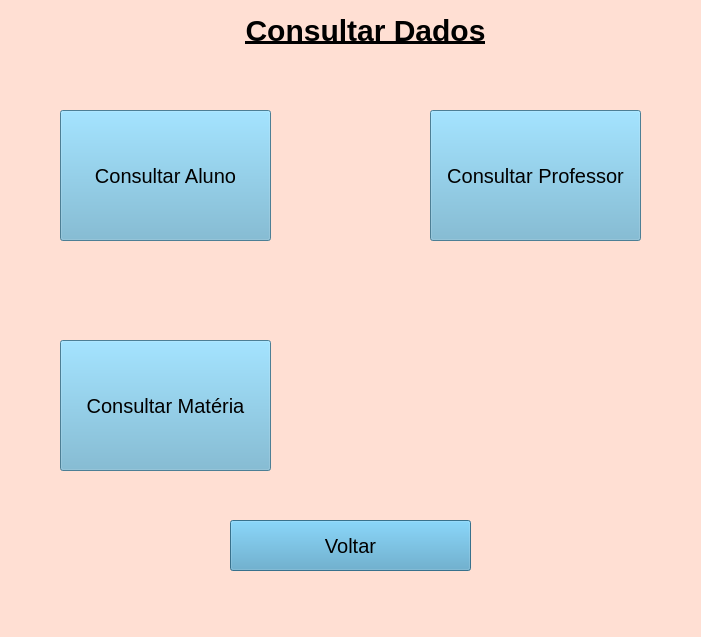
<?xml version="1.0" encoding="UTF-8"?>
<ui version="4.0">
 <class>MainWindow</class>
 <widget class="QMainWindow" name="MainWindow">
  <property name="geometry">
   <rect>
    <x>0</x>
    <y>0</y>
    <width>701</width>
    <height>637</height>
   </rect>
  </property>
  <property name="palette">
   <palette>
    <active>
     <colorrole role="WindowText">
      <brush brushstyle="SolidPattern">
       <color alpha="255">
        <red>0</red>
        <green>0</green>
        <blue>0</blue>
       </color>
      </brush>
     </colorrole>
     <colorrole role="Button">
      <brush brushstyle="SolidPattern">
       <color alpha="255">
        <red>30</red>
        <green>195</green>
        <blue>255</blue>
       </color>
      </brush>
     </colorrole>
     <colorrole role="Light">
      <brush brushstyle="SolidPattern">
       <color alpha="255">
        <red>255</red>
        <green>255</green>
        <blue>255</blue>
       </color>
      </brush>
     </colorrole>
     <colorrole role="Midlight">
      <brush brushstyle="SolidPattern">
       <color alpha="255">
        <red>255</red>
        <green>239</green>
        <blue>233</blue>
       </color>
      </brush>
     </colorrole>
     <colorrole role="Dark">
      <brush brushstyle="SolidPattern">
       <color alpha="255">
        <red>127</red>
        <green>111</green>
        <blue>105</blue>
       </color>
      </brush>
     </colorrole>
     <colorrole role="Mid">
      <brush brushstyle="SolidPattern">
       <color alpha="255">
        <red>170</red>
        <green>149</green>
        <blue>141</blue>
       </color>
      </brush>
     </colorrole>
     <colorrole role="Text">
      <brush brushstyle="SolidPattern">
       <color alpha="255">
        <red>0</red>
        <green>0</green>
        <blue>0</blue>
       </color>
      </brush>
     </colorrole>
     <colorrole role="BrightText">
      <brush brushstyle="SolidPattern">
       <color alpha="255">
        <red>255</red>
        <green>255</green>
        <blue>255</blue>
       </color>
      </brush>
     </colorrole>
     <colorrole role="ButtonText">
      <brush brushstyle="SolidPattern">
       <color alpha="255">
        <red>0</red>
        <green>0</green>
        <blue>0</blue>
       </color>
      </brush>
     </colorrole>
     <colorrole role="Base">
      <brush brushstyle="SolidPattern">
       <color alpha="255">
        <red>255</red>
        <green>255</green>
        <blue>255</blue>
       </color>
      </brush>
     </colorrole>
     <colorrole role="Window">
      <brush brushstyle="SolidPattern">
       <color alpha="255">
        <red>255</red>
        <green>223</green>
        <blue>211</blue>
       </color>
      </brush>
     </colorrole>
     <colorrole role="Shadow">
      <brush brushstyle="SolidPattern">
       <color alpha="255">
        <red>0</red>
        <green>0</green>
        <blue>0</blue>
       </color>
      </brush>
     </colorrole>
     <colorrole role="AlternateBase">
      <brush brushstyle="SolidPattern">
       <color alpha="255">
        <red>255</red>
        <green>239</green>
        <blue>233</blue>
       </color>
      </brush>
     </colorrole>
     <colorrole role="ToolTipBase">
      <brush brushstyle="SolidPattern">
       <color alpha="255">
        <red>255</red>
        <green>255</green>
        <blue>220</blue>
       </color>
      </brush>
     </colorrole>
     <colorrole role="ToolTipText">
      <brush brushstyle="SolidPattern">
       <color alpha="255">
        <red>0</red>
        <green>0</green>
        <blue>0</blue>
       </color>
      </brush>
     </colorrole>
     <colorrole role="PlaceholderText">
      <brush brushstyle="SolidPattern">
       <color alpha="128">
        <red>0</red>
        <green>0</green>
        <blue>0</blue>
       </color>
      </brush>
     </colorrole>
    </active>
    <inactive>
     <colorrole role="WindowText">
      <brush brushstyle="SolidPattern">
       <color alpha="255">
        <red>0</red>
        <green>0</green>
        <blue>0</blue>
       </color>
      </brush>
     </colorrole>
     <colorrole role="Button">
      <brush brushstyle="SolidPattern">
       <color alpha="255">
        <red>30</red>
        <green>195</green>
        <blue>255</blue>
       </color>
      </brush>
     </colorrole>
     <colorrole role="Light">
      <brush brushstyle="SolidPattern">
       <color alpha="255">
        <red>255</red>
        <green>255</green>
        <blue>255</blue>
       </color>
      </brush>
     </colorrole>
     <colorrole role="Midlight">
      <brush brushstyle="SolidPattern">
       <color alpha="255">
        <red>255</red>
        <green>239</green>
        <blue>233</blue>
       </color>
      </brush>
     </colorrole>
     <colorrole role="Dark">
      <brush brushstyle="SolidPattern">
       <color alpha="255">
        <red>127</red>
        <green>111</green>
        <blue>105</blue>
       </color>
      </brush>
     </colorrole>
     <colorrole role="Mid">
      <brush brushstyle="SolidPattern">
       <color alpha="255">
        <red>170</red>
        <green>149</green>
        <blue>141</blue>
       </color>
      </brush>
     </colorrole>
     <colorrole role="Text">
      <brush brushstyle="SolidPattern">
       <color alpha="255">
        <red>0</red>
        <green>0</green>
        <blue>0</blue>
       </color>
      </brush>
     </colorrole>
     <colorrole role="BrightText">
      <brush brushstyle="SolidPattern">
       <color alpha="255">
        <red>255</red>
        <green>255</green>
        <blue>255</blue>
       </color>
      </brush>
     </colorrole>
     <colorrole role="ButtonText">
      <brush brushstyle="SolidPattern">
       <color alpha="255">
        <red>0</red>
        <green>0</green>
        <blue>0</blue>
       </color>
      </brush>
     </colorrole>
     <colorrole role="Base">
      <brush brushstyle="SolidPattern">
       <color alpha="255">
        <red>255</red>
        <green>255</green>
        <blue>255</blue>
       </color>
      </brush>
     </colorrole>
     <colorrole role="Window">
      <brush brushstyle="SolidPattern">
       <color alpha="255">
        <red>255</red>
        <green>223</green>
        <blue>211</blue>
       </color>
      </brush>
     </colorrole>
     <colorrole role="Shadow">
      <brush brushstyle="SolidPattern">
       <color alpha="255">
        <red>0</red>
        <green>0</green>
        <blue>0</blue>
       </color>
      </brush>
     </colorrole>
     <colorrole role="AlternateBase">
      <brush brushstyle="SolidPattern">
       <color alpha="255">
        <red>255</red>
        <green>239</green>
        <blue>233</blue>
       </color>
      </brush>
     </colorrole>
     <colorrole role="ToolTipBase">
      <brush brushstyle="SolidPattern">
       <color alpha="255">
        <red>255</red>
        <green>255</green>
        <blue>220</blue>
       </color>
      </brush>
     </colorrole>
     <colorrole role="ToolTipText">
      <brush brushstyle="SolidPattern">
       <color alpha="255">
        <red>0</red>
        <green>0</green>
        <blue>0</blue>
       </color>
      </brush>
     </colorrole>
     <colorrole role="PlaceholderText">
      <brush brushstyle="SolidPattern">
       <color alpha="128">
        <red>0</red>
        <green>0</green>
        <blue>0</blue>
       </color>
      </brush>
     </colorrole>
    </inactive>
    <disabled>
     <colorrole role="WindowText">
      <brush brushstyle="SolidPattern">
       <color alpha="255">
        <red>127</red>
        <green>111</green>
        <blue>105</blue>
       </color>
      </brush>
     </colorrole>
     <colorrole role="Button">
      <brush brushstyle="SolidPattern">
       <color alpha="255">
        <red>30</red>
        <green>195</green>
        <blue>255</blue>
       </color>
      </brush>
     </colorrole>
     <colorrole role="Light">
      <brush brushstyle="SolidPattern">
       <color alpha="255">
        <red>255</red>
        <green>255</green>
        <blue>255</blue>
       </color>
      </brush>
     </colorrole>
     <colorrole role="Midlight">
      <brush brushstyle="SolidPattern">
       <color alpha="255">
        <red>255</red>
        <green>239</green>
        <blue>233</blue>
       </color>
      </brush>
     </colorrole>
     <colorrole role="Dark">
      <brush brushstyle="SolidPattern">
       <color alpha="255">
        <red>127</red>
        <green>111</green>
        <blue>105</blue>
       </color>
      </brush>
     </colorrole>
     <colorrole role="Mid">
      <brush brushstyle="SolidPattern">
       <color alpha="255">
        <red>170</red>
        <green>149</green>
        <blue>141</blue>
       </color>
      </brush>
     </colorrole>
     <colorrole role="Text">
      <brush brushstyle="SolidPattern">
       <color alpha="255">
        <red>127</red>
        <green>111</green>
        <blue>105</blue>
       </color>
      </brush>
     </colorrole>
     <colorrole role="BrightText">
      <brush brushstyle="SolidPattern">
       <color alpha="255">
        <red>255</red>
        <green>255</green>
        <blue>255</blue>
       </color>
      </brush>
     </colorrole>
     <colorrole role="ButtonText">
      <brush brushstyle="SolidPattern">
       <color alpha="255">
        <red>127</red>
        <green>111</green>
        <blue>105</blue>
       </color>
      </brush>
     </colorrole>
     <colorrole role="Base">
      <brush brushstyle="SolidPattern">
       <color alpha="255">
        <red>255</red>
        <green>223</green>
        <blue>211</blue>
       </color>
      </brush>
     </colorrole>
     <colorrole role="Window">
      <brush brushstyle="SolidPattern">
       <color alpha="255">
        <red>255</red>
        <green>223</green>
        <blue>211</blue>
       </color>
      </brush>
     </colorrole>
     <colorrole role="Shadow">
      <brush brushstyle="SolidPattern">
       <color alpha="255">
        <red>0</red>
        <green>0</green>
        <blue>0</blue>
       </color>
      </brush>
     </colorrole>
     <colorrole role="AlternateBase">
      <brush brushstyle="SolidPattern">
       <color alpha="255">
        <red>255</red>
        <green>223</green>
        <blue>211</blue>
       </color>
      </brush>
     </colorrole>
     <colorrole role="ToolTipBase">
      <brush brushstyle="SolidPattern">
       <color alpha="255">
        <red>255</red>
        <green>255</green>
        <blue>220</blue>
       </color>
      </brush>
     </colorrole>
     <colorrole role="ToolTipText">
      <brush brushstyle="SolidPattern">
       <color alpha="255">
        <red>0</red>
        <green>0</green>
        <blue>0</blue>
       </color>
      </brush>
     </colorrole>
     <colorrole role="PlaceholderText">
      <brush brushstyle="SolidPattern">
       <color alpha="128">
        <red>0</red>
        <green>0</green>
        <blue>0</blue>
       </color>
      </brush>
     </colorrole>
    </disabled>
   </palette>
  </property>
  <property name="windowTitle">
   <string>MainWindow</string>
  </property>
  <widget class="QWidget" name="centralwidget">
   <widget class="QLabel" name="label">
    <property name="geometry">
     <rect>
      <x>90</x>
      <y>10</y>
      <width>551</width>
      <height>41</height>
     </rect>
    </property>
    <property name="font">
     <font>
      <pointsize>-1</pointsize>
      <weight>75</weight>
      <bold>true</bold>
      <underline>true</underline>
     </font>
    </property>
    <property name="styleSheet">
     <string notr="true">font-size:30px;</string>
    </property>
    <property name="text">
     <string>Consultar Dados</string>
    </property>
    <property name="alignment">
     <set>Qt::AlignCenter</set>
    </property>
   </widget>
   <widget class="QPushButton" name="pushButton">
    <property name="geometry">
     <rect>
      <x>60</x>
      <y>110</y>
      <width>211</width>
      <height>131</height>
     </rect>
    </property>
    <property name="styleSheet">
     <string notr="true">font-size:20px;
box-shadow: none;
background-color:#6CB2D1</string>
    </property>
    <property name="text">
     <string>Consultar Aluno</string>
    </property>
   </widget>
   <widget class="QPushButton" name="pushButton_2">
    <property name="geometry">
     <rect>
      <x>430</x>
      <y>110</y>
      <width>211</width>
      <height>131</height>
     </rect>
    </property>
    <property name="styleSheet">
     <string notr="true">font-size:20px;
box-shadow: none;
background-color:#6CB2D1</string>
    </property>
    <property name="text">
     <string>Consultar Professor</string>
    </property>
   </widget>
   <widget class="QPushButton" name="pushButton_3">
    <property name="geometry">
     <rect>
      <x>60</x>
      <y>340</y>
      <width>211</width>
      <height>131</height>
     </rect>
    </property>
    <property name="styleSheet">
     <string notr="true">font-size:20px;
box-shadow: none;
background-color:#6CB2D1</string>
    </property>
    <property name="text">
     <string>Consultar Matéria</string>
    </property>
   </widget>
   <widget class="QPushButton" name="pushButton_5">
    <property name="geometry">
     <rect>
      <x>230</x>
      <y>520</y>
      <width>241</width>
      <height>51</height>
     </rect>
    </property>
    <property name="styleSheet">
     <string notr="true">font-size:20px;
background-color:#4F9EC4</string>
    </property>
    <property name="text">
     <string>Voltar</string>
    </property>
   </widget>
  </widget>
  <widget class="QMenuBar" name="menubar">
   <property name="geometry">
    <rect>
     <x>0</x>
     <y>0</y>
     <width>701</width>
     <height>26</height>
    </rect>
   </property>
  </widget>
 </widget>
 <resources/>
 <connections/>
</ui>
